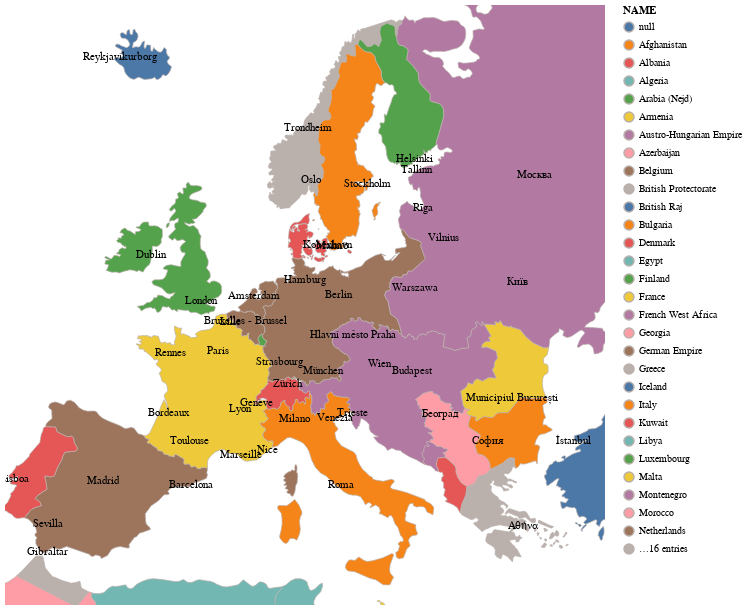

Notebook code cell kept with this figure:
### Code cell
import altair as alt

alt.layer(
    alt.Chart(data["1914"])
    .mark_geoshape(fill="none", stroke="#bab0ac", strokeWidth=0.7)
    .encode(alt.Fill("NAME"), alt.Tooltip("NAME")),
    alt.Chart(pd.DataFrame(c).drop(columns=["geometry"]))
    .mark_text()
    .encode(alt.Text("name"), alt.Latitude("latitude"), alt.Longitude("longitude")),
).properties(width=600, height=600).project(
    # The projection (coming soon as crs)
    "conicConformal",
    rotate=[-10, -52, 0],
    parallels=[35, 65],
    scale=700,
)

### Figure 1 — Vega-Lite specification as saved in the notebook (floating-point values rounded to 4 significant figures; data arrays with more than 128 entries replaced by an {"elided": "..."} marker saying what was removed)
{"config": {"view": {"continuousWidth": 400, "continuousHeight": 300}}, "layer": [{"data": {"name": "data-670595e30bdd4689e1200381ae5d2daa"}, "mark": {"type": "geoshape", "fill": "none", "stroke": "#bab0ac", "strokeWidth": 0.7}, "encoding": {"fill": {"type": "nominal", "field": "NAME"}, "tooltip": {"type": "nominal", "field": "NAME"}}}, {"data": {"name": "data-2dc131bc8abff909356ee217022ab11f"}, "mark": "text", "encoding": {"latitude": {"field": "latitude", "type": "quantitative"}, "longitude": {"field": "longitude", "type": "quantitative"}, "text": {"type": "nominal", "field": "name"}}}], "height": 600, "projection": {"parallels": [35, 65], "rotate": [-10, -52, 0], "scale": 700, "type": "conicConformal"}, "width": 600, "$schema": "https://vega.github.io/schema/vega-lite/v4.8.1.json", "datasets": {"data-670595e30bdd4689e1200381ae5d2daa": [{"ABBREVN": "Luxembourg", "BORDERPRECISION": 3.0, "NAME": "Luxembourg", "PARTOF": "Luxembourg", "SUBJECTO": "Luxembourg", "centroid_lat": 49.76, "centroid_lon": 6.096, "type": "Feature", "geometry": {"type": "Polygon", "coordinates": [[[5.884, 49.66], [5.745, 49.76], [5.738, 49.9], [5.834, 50.05], [5.944, 50.11], [6.007, 50.15], [6.109, 50.12], [6.137, 49.98], [6.321, 49.84], [6.531, 49.8], [6.511, 49.67], [6.399, 49.6], [6.433, 49.45], [6.368, 49.47], [6.26, 49.48], [6.112, 49.48], [5.824, 49.51], [5.884, 49.66]]]}}, {"ABBREVN": "Switzerland", "BORDERPRECISION": 3.0, "NAME": "Switzerland", "PARTOF": "Switzerland", "SUBJECTO": "Switzerland", "centroid_lat": 46.82, "centroid_lon": 8.163, "type": "Feature", "geometry": {"type": "MultiPolygon", "coordinates": {"elided": "2 rows, 274 float values in total"}}}, {"ABBREVN": "UK+Ireland", "BORDERPRECISION": 3.0, "NAME": "United Kingdom of Great Britain and Ireland", "PARTOF": "United Kingdom of Great Britain and Ireland", "SUBJECTO": "United Kingdom of Great Britain and Ireland", "centroid_lat": 51.43, "centroid_lon": -7.124, "type": "Feature", "geometry": {"type": "MultiPolygon", "coordinates": {"elided": "4 rows, 654 float values in total"}}}, {"ABBREVN": "Qatar", "BORDERPRECISION": 3.0, "NAME": "Qatar", "PARTOF": "Qatar", "SUBJECTO": "Qatar", "centroid_lat": 25.21, "centroid_lon": 51.23, "type": "Feature", "geometry": {"type": "Polygon", "coordinates": [[[50.85, 25.27], [50.93, 25.54], [51.02, 25.59], [50.99, 25.67], [51.07, 25.95], [51.22, 26.07], [51.36, 26.03], [51.39, 25.89], [51.51, 25.85], [51.53, 25.76], [51.59, 25.61], [51.54, 25.42], [51.55, 25.1], [51.6, 25.0], [50.88, 25.0], [50.85, 25.27]]]}}, {"ABBREVN": "Iceland", "BORDERPRECISION": 3.0, "NAME": "Iceland", "PARTOF": "Iceland", "SUBJECTO": "Iceland", "centroid_lat": 64.9, "centroid_lon": -18.51, "type": "Feature", "geometry": {"type": "Polygon", "coordinates": {"elided": "1x116x2 float values"}}}, {"ABBREVN": "Belgium", "BORDERPRECISION": 3.0, "NAME": "Belgium", "PARTOF": "Belgium", "SUBJECTO": "Belgium", "centroid_lat": 50.65, "centroid_lon": 4.623, "type": "Feature", "geometry": {"type": "Polygon", "coordinates": [[[2.995, 51.31], [3.214, 51.35], [3.472, 51.31], [3.681, 51.32], [3.775, 51.39], [3.99, 51.34], [4.173, 51.32], [4.407, 51.34], [4.395, 51.41], [4.533, 51.41], [4.671, 51.41], [4.791, 51.49], [4.932, 51.38], [5.01, 51.43], [5.113, 51.41], [5.244, 51.24], [5.484, 51.29], [5.824, 51.12], [5.774, 50.93], [5.697, 50.88], [5.697, 50.73], [6.0, 50.74], [6.155, 50.66], [6.281, 50.5], [6.298, 50.29], [6.109, 50.12], [6.007, 50.15], [5.944, 50.11], [5.834, 50.05], [5.738, 49.9], [5.745, 49.76], [5.884, 49.66], [5.824, 49.51], [5.788, 49.56], [5.475, 49.48], [5.418, 49.58], [5.251, 49.67], [5.098, 49.76], [4.86, 49.78], [4.877, 49.88], [4.812, 49.97], [4.865, 50.13], [4.755, 50.1], [4.668, 49.96], [4.467, 49.94], [4.285, 49.91], [4.156, 49.97], [4.188, 50.05], [4.148, 50.13], [4.22, 50.24], [4.051, 50.32], [3.791, 50.34], [3.675, 50.33], [3.603, 50.47], [3.37, 50.46], [3.283, 50.52], [3.192, 50.73], [3.123, 50.81], [2.938, 50.71], [2.875, 50.68], [2.755, 50.74], [2.616, 50.89], [2.522, 51.09], [2.995, 51.31]]]}}, {"ABBREVN": "Spain", "BORDERPRECISION": 3.0, "NAME": "Spain", "PARTOF": "Spain", "SUBJECTO": "Spain", "centroid_lat": 40.2, "centroid_lon": -3.774, "type": "Feature", "geometry": {"type": "MultiPolygon", "coordinates": {"elided": "4 rows, 384 float values in total"}}}, {"ABBREVN": "Georgia", "BORDERPRECISION": 3.0, "NAME": "Georgia", "PARTOF": "Georgia", "SUBJECTO": "Georgia", "centroid_lat": 42.16, "centroid_lon": 43.57, "type": "Feature", "geometry": {"type": "Polygon", "coordinates": {"elided": "1x109x2 float values"}}}, {"ABBREVN": "Montenegro", "BORDERPRECISION": 3.0, "NAME": "Montenegro", "PARTOF": "Montenegro", "SUBJECTO": "Montenegro", "centroid_lat": 42.77, "centroid_lon": 19.25, "type": "Feature", "geometry": {"type": "Polygon", "coordinates": {"elided": "1x93x2 float values"}}}, {"ABBREVN": "Albania", "BORDERPRECISION": 3.0, "NAME": "Albania", "PARTOF": "Albania", "SUBJECTO": "Albania", "centroid_lat": 41.13, "centroid_lon": 20.06, "type": "Feature", "geometry": {"type": "Polygon", "coordinates": [[[20.09, 39.6], [20.03, 39.81], [19.8, 40.02], [19.37, 40.26], [19.38, 40.32], [19.48, 40.3], [19.49, 40.4], [19.34, 40.59], [19.53, 40.87], [19.45, 40.96], [19.53, 41.22], [19.42, 41.35], [19.5, 41.52], [19.62, 41.56], [19.61, 41.76], [19.46, 41.8], [19.37, 41.85], [19.37, 42.0], [19.31, 42.19], [19.43, 42.42], [19.56, 42.55], [19.88, 42.5], [20.05, 42.49], [20.07, 42.49], [20.25, 42.32], [20.57, 41.93], [20.58, 41.88], [20.6, 41.78], [20.54, 41.59], [20.57, 41.3], [20.71, 41.0], [21.03, 40.73], [20.99, 40.71], [20.79, 40.33], [20.61, 40.16], [20.38, 39.95], [20.12, 39.55], [20.09, 39.6]]]}}, {"ABBREVN": "Portugal", "BORDERPRECISION": 3.0, "NAME": "Portugal", "PARTOF": "Portugal", "SUBJECTO": "Portugal", "centroid_lat": 39.67, "centroid_lon": -7.965, "type": "Feature", "geometry": {"type": "Polygon", "coordinates": {"elided": "1x72x2 float values"}}}, {"ABBREVN": "Azerbaijan", "BORDERPRECISION": 3.0, "NAME": "Azerbaijan", "PARTOF": "Azerbaijan", "SUBJECTO": "Azerbaijan", "centroid_lat": 40.25, "centroid_lon": 47.62, "type": "Feature", "geometry": {"type": "MultiPolygon", "coordinates": {"elided": "2 rows, 332 float values in total"}}}, {"ABBREVN": "Armenia", "BORDERPRECISION": 3.0, "NAME": "Armenia", "PARTOF": "Armenia", "SUBJECTO": "Armenia", "centroid_lat": 40.29, "centroid_lon": 45.01, "type": "Feature", "geometry": {"type": "Polygon", "coordinates": {"elided": "1x70x2 float values"}}}, {"ABBREVN": "Persia", "BORDERPRECISION": 3.0, "NAME": "Persia", "PARTOF": "Persia", "SUBJECTO": "Persia", "centroid_lat": 32.5, "centroid_lon": 54.29, "type": "Feature", "geometry": {"type": "Polygon", "coordinates": {"elided": "1x252x2 float values"}}}, {"ABBREVN": "Afghanistan", "BORDERPRECISION": 3.0, "NAME": "Afghanistan", "PARTOF": "Afghanistan", "SUBJECTO": "Afghanistan", "centroid_lat": 33.77, "centroid_lon": 65.96, "type": "Feature", "geometry": {"type": "Polygon", "coordinates": {"elided": "1x109x2 float values"}}}, {"ABBREVN": "Tunisia", "BORDERPRECISION": 3.0, "NAME": "Tunisia", "PARTOF": "Tunisia", "SUBJECTO": "Tunisia", "centroid_lat": 34.08, "centroid_lon": 9.541, "type": "Feature", "geometry": {"type": "Polygon", "coordinates": {"elided": "1x69x2 float values"}}}, {"ABBREVN": "Kuwait", "BORDERPRECISION": 3.0, "NAME": "Kuwait", "PARTOF": "Kuwait", "SUBJECTO": "Kuwait", "centroid_lat": 29.15, "centroid_lon": 47.56, "type": "Feature", "geometry": {"type": "Polygon", "coordinates": [[[47.94, 29.8], [48.0, 29.49], [47.84, 29.5], [47.61, 29.27], [47.8, 29.18], [47.99, 29.28], [48.13, 29.27], [48.44, 28.44], [48.15, 28.42], [47.67, 28.44], [47.59, 28.55], [47.44, 28.83], [47.26, 28.85], [46.51, 28.97], [46.74, 29.23], [46.91, 29.44], [46.95, 29.5], [47.11, 29.81], [47.34, 29.87], [47.91, 29.89], [47.94, 29.8]]]}}, {"ABBREVN": "Netherlands", "BORDERPRECISION": 3.0, "NAME": "Netherlands", "PARTOF": "Netherlands", "SUBJECTO": "Netherlands", "centroid_lat": 52.19, "centroid_lon": 5.614, "type": "Feature", "geometry": {"type": "Polygon", "coordinates": {"elided": "1x84x2 float values"}}}, {"ABBREVN": "Norway", "BORDERPRECISION": 3.0, "NAME": "Norway", "PARTOF": "Norway", "SUBJECTO": "Norway", "centroid_lat": 68.15, "centroid_lon": 15.12, "type": "Feature", "geometry": {"type": "Polygon", "coordinates": {"elided": "1x320x2 float values"}}}, {"ABBREVN": "Finland", "BORDERPRECISION": 3.0, "NAME": "Finland", "PARTOF": "Finland", "SUBJECTO": "Finland", "centroid_lat": 64.41, "centroid_lon": 26.24, "type": "Feature", "geometry": {"type": "Polygon", "coordinates": {"elided": "1x155x2 float values"}}}, {"ABBREVN": "Serbia", "BORDERPRECISION": 3.0, "NAME": "Serbia", "PARTOF": "Serbia", "SUBJECTO": "Serbia", "centroid_lat": 43.49, "centroid_lon": 20.99, "type": "Feature", "geometry": {"type": "Polygon", "coordinates": {"elided": "1x204x2 float values"}}}, {"ABBREVN": "Italy", "BORDERPRECISION": 3.0, "NAME": "Italy", "PARTOF": "Italy", "SUBJECTO": "Italy", "centroid_lat": 42.71, "centroid_lon": 12.1, "type": "Feature", "geometry": {"type": "MultiPolygon", "coordinates": {"elided": "3 rows, 536 float values in total"}}}, {"ABBREVN": "Romania", "BORDERPRECISION": 3.0, "NAME": "Romania", "PARTOF": "Romania", "SUBJECTO": "Romania", "centroid_lat": 45.83, "centroid_lon": 26.55, "type": "Feature", "geometry": {"type": "Polygon", "coordinates": {"elided": "1x103x2 float values"}}}, {"ABBREVN": "Austria Hung", "BORDERPRECISION": 3.0, "NAME": "Austro-Hungarian Empire", "PARTOF": "Austro-Hungarian Empire", "SUBJECTO": "Austro-Hungarian Empire", "centroid_lat": 47.21, "centroid_lon": 17.99, "type": "Feature", "geometry": {"type": "Polygon", "coordinates": {"elided": "1x452x2 float values"}}}, {"ABBREVN": "Algeria", "BORDERPRECISION": 3.0, "NAME": "Algeria", "PARTOF": "Algeria", "SUBJECTO": "France", "centroid_lat": 28.01, "centroid_lon": 3.18, "type": "Feature", "geometry": {"type": "Polygon", "coordinates": {"elided": "1x113x2 float values"}}}, {"ABBREVN": "Egypt", "BORDERPRECISION": 3.0, "NAME": "Egypt", "PARTOF": "Egypt", "SUBJECTO": "United Kingdom of Great Britain and Ireland", "centroid_lat": 26.39, "centroid_lon": 29.73, "type": "Feature", "geometry": {"type": "Polygon", "coordinates": {"elided": "1x74x2 float values"}}}, {"ABBREVN": "Libya", "BORDERPRECISION": 3.0, "NAME": "Libya", "PARTOF": "Libya", "SUBJECTO": "Italy", "centroid_lat": 27.37, "centroid_lon": 18.3, "type": "Feature", "geometry": {"type": "Polygon", "coordinates": {"elided": "1x76x2 float values"}}}, {"ABBREVN": "Morocco", "BORDERPRECISION": 3.0, "NAME": "Morocco", "PARTOF": "Morocco", "SUBJECTO": "Morocco", "centroid_lat": 31.5, "centroid_lon": -6.494, "type": "Feature", "geometry": {"type": "Polygon", "coordinates": {"elided": "1x74x2 float values"}}}, {"ABBREVN": "Sp Morocco", "BORDERPRECISION": 3.0, "NAME": "Spanish Morocco", "PARTOF": "Spanish Morocco", "SUBJECTO": "Spanish Morocco", "centroid_lat": 34.87, "centroid_lon": -4.484, "type": "Feature", "geometry": {"type": "Polygon", "coordinates": [[[-6.302, 34.86], [-5.929, 35.73], [-5.808, 35.79], [-5.565, 35.86], [-5.479, 35.81], [-5.172, 35.42], [-5.11, 35.38], [-4.593, 35.15], [-4.295, 35.15], [-4.028, 35.13], [-3.441, 35.17], [-3.206, 35.27], [-3.009, 35.39], [-2.83, 35.14], [-2.715, 35.1], [-2.356, 35.05], [-2.326, 35.05], [-2.738, 34.22], [-6.472, 34.53], [-6.302, 34.86]]]}}, {"ABBREVN": "Sp Sahara", "BORDERPRECISION": 3.0, "NAME": "Spanish Sahara", "PARTOF": "Spanish Sahara", "SUBJECTO": "Spanish Sahara", "centroid_lat": 26.61, "centroid_lon": -11.37, "type": "Feature", "geometry": {"type": "Polygon", "coordinates": [[[-14.66, 25.64], [-14.37, 26.12], [-14.19, 26.27], [-14.01, 26.36], [-13.63, 26.59], [-13.47, 26.81], [-13.32, 27.16], [-13.12, 27.55], [-12.39, 27.56], [-11.26, 27.56], [-10.05, 27.56], [-9.28, 27.56], [-8.641, 27.57], [-8.629, 27.17], [-8.643, 26.38], [-8.642, 26.09], [-8.688, 25.91], [-8.94, 25.92], [-11.64, 25.93], [-11.89, 25.9], [-11.91, 25.67], [-11.92, 25.59], [-14.67, 25.6], [-14.66, 25.64]]]}}, {"ABBREVN": "Rio De Oro", "BORDERPRECISION": 3.0, "NAME": "Rio De Oro", "PARTOF": "Rio De Oro", "SUBJECTO": "Rio De Oro", "centroid_lat": 23.33, "centroid_lon": -14.19, "type": "Feature", "geometry": {"type": "Polygon", "coordinates": [[[-14.8, 25.15], [-14.67, 25.6], [-11.92, 25.59], [-11.94, 25.0], [-14.81, 25.0], [-14.8, 25.15]]]}}, {"ABBREVN": "Fr W Africa", "BORDERPRECISION": 3.0, "NAME": "French West Africa", "PARTOF": "French West Africa", "SUBJECTO": "France", "centroid_lat": 15.43, "centroid_lon": 3.472, "type": "Feature", "geometry": {"type": "Polygon", "coordinates": [[[-11.91, 25.67], [-11.89, 25.9], [-11.64, 25.93], [-8.94, 25.92], [-8.688, 25.91], [-8.642, 26.09], [-8.643, 26.38], [-8.629, 27.17], [-7.356, 26.49], [-5.502, 25.4], [-4.874, 25.0], [-11.94, 25.0], [-11.91, 25.67]]]}}, {"ABBREVN": "France", "BORDERPRECISION": 3.0, "NAME": "France", "PARTOF": "France", "SUBJECTO": "France", "centroid_lat": 46.53, "centroid_lon": 2.301, "type": "Feature", "geometry": {"type": "MultiPolygon", "coordinates": {"elided": "2 rows, 512 float values in total"}}}, {"ABBREVN": "Germany", "BORDERPRECISION": 3.0, "NAME": "German Empire", "PARTOF": "German Empire", "SUBJECTO": "German Empire", "centroid_lat": 51.48, "centroid_lon": 12.62, "type": "Feature", "geometry": {"type": "MultiPolygon", "coordinates": {"elided": "4 rows, 954 float values in total"}}}, {"ABBREVN": "Arabia", "BORDERPRECISION": 3.0, "NAME": "Arabia (Nejd)", "PARTOF": "Arabia (Nejd)", "SUBJECTO": "Arabia (Nejd)", "centroid_lat": 25.79, "centroid_lon": 56.23, "type": "Feature", "geometry": {"type": "Polygon", "coordinates": [[[56.41, 25.86], [56.21, 25.54], [56.16, 25.47], [56.11, 25.46], [56.06, 25.49], [56.06, 25.57], [56.11, 25.7], [56.22, 25.89], [56.16, 25.97], [56.3, 26.16], [56.41, 25.86]]]}}, {"ABBREVN": "Russia", "BORDERPRECISION": 3.0, "NAME": "Russia", "PARTOF": "Russia", "SUBJECTO": "Russia", "centroid_lat": 59.18, "centroid_lon": 89.79, "type": "Feature", "geometry": {"type": "Polygon", "coordinates": {"elided": "1x977x2 float values"}}}, {"ABBREVN": "Bulgaria", "BORDERPRECISION": 3.0, "NAME": "Bulgaria", "PARTOF": "Bulgaria", "SUBJECTO": "Bulgaria", "centroid_lat": 42.68, "centroid_lon": 25.17, "type": "Feature", "geometry": {"type": "Polygon", "coordinates": {"elided": "1x84x2 float values"}}}, {"ABBREVN": "Ottoman Empire", "BORDERPRECISION": 3.0, "NAME": "Ottoman Empire", "PARTOF": "Ottoman Empire", "SUBJECTO": "Ottoman Empire", "centroid_lat": 33.35, "centroid_lon": 38.47, "type": "Feature", "geometry": {"type": "Polygon", "coordinates": {"elided": "1x330x2 float values"}}}, {"ABBREVN": "Sweden", "BORDERPRECISION": 3.0, "NAME": "Sweden", "PARTOF": "Sweden", "SUBJECTO": "Sweden", "centroid_lat": 62.7, "centroid_lon": 16.66, "type": "Feature", "geometry": {"type": "MultiPolygon", "coordinates": {"elided": "3 rows, 692 float values in total"}}}, {"ABBREVN": "Denmark", "BORDERPRECISION": 3.0, "NAME": "Denmark", "PARTOF": "Denmark", "SUBJECTO": "Denmark", "centroid_lat": 74.51, "centroid_lon": -40.92, "type": "Feature", "geometry": {"type": "MultiPolygon", "coordinates": {"elided": "18 rows, 886 float values in total"}}}, {"ABBREVN": "British Protectorate", "BORDERPRECISION": 3.0, "NAME": "British Protectorate", "PARTOF": "British Protectorate", "SUBJECTO": "British Protectorate", "centroid_lat": 19.17, "centroid_lon": 53.03, "type": "Feature", "geometry": {"type": "Polygon", "coordinates": [[[55.09, 25.02], [55.46, 25.42], [55.53, 25.37], [55.63, 25.45], [56.02, 25.77], [56.16, 25.97], [56.22, 25.89], [56.11, 25.7], [56.06, 25.57], [56.06, 25.49], [56.11, 25.46], [56.16, 25.47], [56.37, 25.45], [56.41, 25.31], [56.41, 25.08], [56.41, 25.0], [55.07, 25.0], [55.09, 25.02]]]}}, {"ABBREVN": "Arabia", "BORDERPRECISION": 3.0, "NAME": "Arabia (Nejd)", "PARTOF": "Arabia (Nejd)", "SUBJECTO": "Arabia (Nejd)", "centroid_lat": 24.8, "centroid_lon": 44.99, "type": "Feature", "geometry": {"type": "Polygon", "coordinates": [[[37.76, 28.83], [36.59, 29.79], [36.52, 31.16], [37.21, 33.57], [38.04, 34.6], [39.34, 34.6], [40.03, 34.39], [44.08, 30.34], [44.84, 29.99], [45.87, 29.86], [46.91, 29.44], [46.74, 29.23], [46.51, 28.97], [47.26, 28.85], [47.44, 28.83], [47.59, 28.55], [47.67, 28.44], [48.15, 28.42], [48.44, 28.44], [48.46, 28.39], [48.59, 28.09], [48.75, 27.87], [48.83, 27.57], [48.86, 27.52], [49.13, 27.54], [49.24, 27.48], [49.15, 27.37], [49.24, 27.29], [49.32, 27.16], [49.43, 27.13], [49.53, 27.01], [49.93, 26.93], [50.12, 26.74], [50.09, 26.61], [49.98, 26.6], [49.93, 26.48], [50.08, 26.31], [49.99, 26.04], [49.94, 25.96], [50.01, 25.84], [50.15, 25.54], [50.21, 25.59], [50.38, 25.46], [50.43, 25.18], [50.54, 25.0], [40.12, 25.0], [37.76, 28.83]]]}}, {"ABBREVN": "Greece", "BORDERPRECISION": 3.0, "NAME": "Greece", "PARTOF": "Greece", "SUBJECTO": "Greece", "centroid_lat": 39.19, "centroid_lon": 22.42, "type": "Feature", "geometry": {"type": "MultiPolygon", "coordinates": {"elided": "17 rows, 588 float values in total"}}}, {"ABBREVN": null, "BORDERPRECISION": 3.0, "NAME": null, "PARTOF": null, "SUBJECTO": null, "centroid_lat": 36.38, "centroid_lon": 27.7, "type": "Feature", "geometry": {"type": "MultiPolygon", "coordinates": {"elided": "4 rows, 234 float values in total"}}}, {"ABBREVN": null, "BORDERPRECISION": 3.0, "NAME": "Malta", "PARTOF": "Malta", "SUBJECTO": "Malta", "centroid_lat": 35.92, "centroid_lon": 14.4, "type": "Feature", "geometry": {"type": "MultiPolygon", "coordinates": [[[[14.52, 35.8], [14.42, 35.82], [14.38, 35.84], [14.37, 35.85], [14.37, 35.85], [14.35, 35.87], [14.34, 35.88], [14.34, 35.88], [14.33, 35.89], [14.32, 35.97], [14.33, 35.98], [14.33, 35.98], [14.36, 35.99], [14.37, 35.99], [14.37, 35.99], [14.44, 35.96], [14.51, 35.93], [14.55, 35.89], [14.56, 35.88], [14.57, 35.87], [14.57, 35.83], [14.57, 35.82], [14.56, 35.82], [14.52, 35.8]]], [[[14.25, 36.01], [14.24, 36.01], [14.2, 36.02], [14.19, 36.02], [14.19, 36.03], [14.18, 36.06], [14.18, 36.06], [14.19, 36.07], [14.21, 36.07], [14.23, 36.07], [14.25, 36.07], [14.25, 36.07], [14.31, 36.05], [14.32, 36.05], [14.34, 36.03], [14.34, 36.03], [14.34, 36.03], [14.28, 36.01], [14.27, 36.01], [14.25, 36.01]]]]}}, {"ABBREVN": "British Raj", "BORDERPRECISION": 3.0, "NAME": "British Raj", "PARTOF": "British Raj", "SUBJECTO": "United Kingdom", "centroid_lat": 24.03, "centroid_lon": 80.19, "type": "Feature", "geometry": {"type": "MultiPolygon", "coordinates": {"elided": "2 rows, 168 float values in total"}}}], "data-2dc131bc8abff909356ee217022ab11f": [{"name": "Amsterdam", "latitude": 52.37, "longitude": 4.894}, {"name": "Αθήνα", "latitude": 37.98, "longitude": 23.73}, {"name": "Barcelona", "latitude": 41.38, "longitude": 2.177}, {"name": "Београд", "latitude": 44.82, "longitude": 20.46}, {"name": "Berlin", "latitude": 52.52, "longitude": 13.39}, {"name": "Bordeaux", "latitude": 44.84, "longitude": -0.58}, {"name": "Bruxelles - Brussel", "latitude": 50.85, "longitude": 4.352}, {"name": "Municipiul București", "latitude": 44.44, "longitude": 26.1}, {"name": "Budapest", "latitude": 47.5, "longitude": 19.04}, {"name": "København", "latitude": 55.69, "longitude": 12.57}, {"name": "Dublin", "latitude": 53.35, "longitude": -6.26}, {"name": "Genève", "latitude": 46.2, "longitude": 6.147}, {"name": "Gibraltar", "latitude": 36.14, "longitude": -5.354}, {"name": "Hamburg", "latitude": 53.55, "longitude": 10.0}, {"name": "Helsinki", "latitude": 60.17, "longitude": 24.94}, {"name": "İstanbul", "latitude": 41.01, "longitude": 28.97}, {"name": "Київ", "latitude": 50.45, "longitude": 30.52}, {"name": "Lille", "latitude": 50.64, "longitude": 3.064}, {"name": "Lisboa", "latitude": 38.71, "longitude": -9.137}, {"name": "London", "latitude": 51.51, "longitude": -0.1276}, {"name": "Lyon", "latitude": 45.76, "longitude": 4.832}, {"name": "Madrid", "latitude": 40.42, "longitude": -3.704}, {"name": "Malmö", "latitude": 55.61, "longitude": 13.0}, {"name": "Marseille", "latitude": 43.3, "longitude": 5.37}, {"name": "Milano", "latitude": 45.46, "longitude": 9.19}, {"name": "Москва", "latitude": 55.75, "longitude": 37.62}, {"name": "München", "latitude": 48.14, "longitude": 11.58}, {"name": "Nice", "latitude": 43.7, "longitude": 7.268}, {"name": "Oslo", "latitude": 59.91, "longitude": 10.74}, {"name": "Paris", "latitude": 48.86, "longitude": 2.32}, {"name": "Hlavní město Praha", "latitude": 50.09, "longitude": 14.42}, {"name": "Rennes", "latitude": 48.11, "longitude": -1.68}, {"name": "Reykjavíkurborg", "latitude": 64.15, "longitude": -21.94}, {"name": "Rīga", "latitude": 56.95, "longitude": 24.11}, {"name": "Roma", "latitude": 41.89, "longitude": 12.48}, {"name": "Sevilla", "latitude": 37.39, "longitude": -5.995}, {"name": "София", "latitude": 42.7, "longitude": 23.32}, {"name": "Stockholm", "latitude": 59.33, "longitude": 18.07}, {"name": "Strasbourg", "latitude": 48.58, "longitude": 7.751}, {"name": "Tallinn", "latitude": 59.44, "longitude": 24.75}, {"name": "Toulouse", "latitude": 43.6, "longitude": 1.444}, {"name": "Trieste", "latitude": 45.65, "longitude": 13.78}, {"name": "Trondheim", "latitude": 63.43, "longitude": 10.4}, {"name": "Warszawa", "latitude": 52.23, "longitude": 21.01}, {"name": "Venezia", "latitude": 45.44, "longitude": 12.33}, {"name": "Wien", "latitude": 48.21, "longitude": 16.37}, {"name": "Vilnius", "latitude": 54.69, "longitude": 25.28}, {"name": "Zürich", "latitude": 47.37, "longitude": 8.541}]}}
